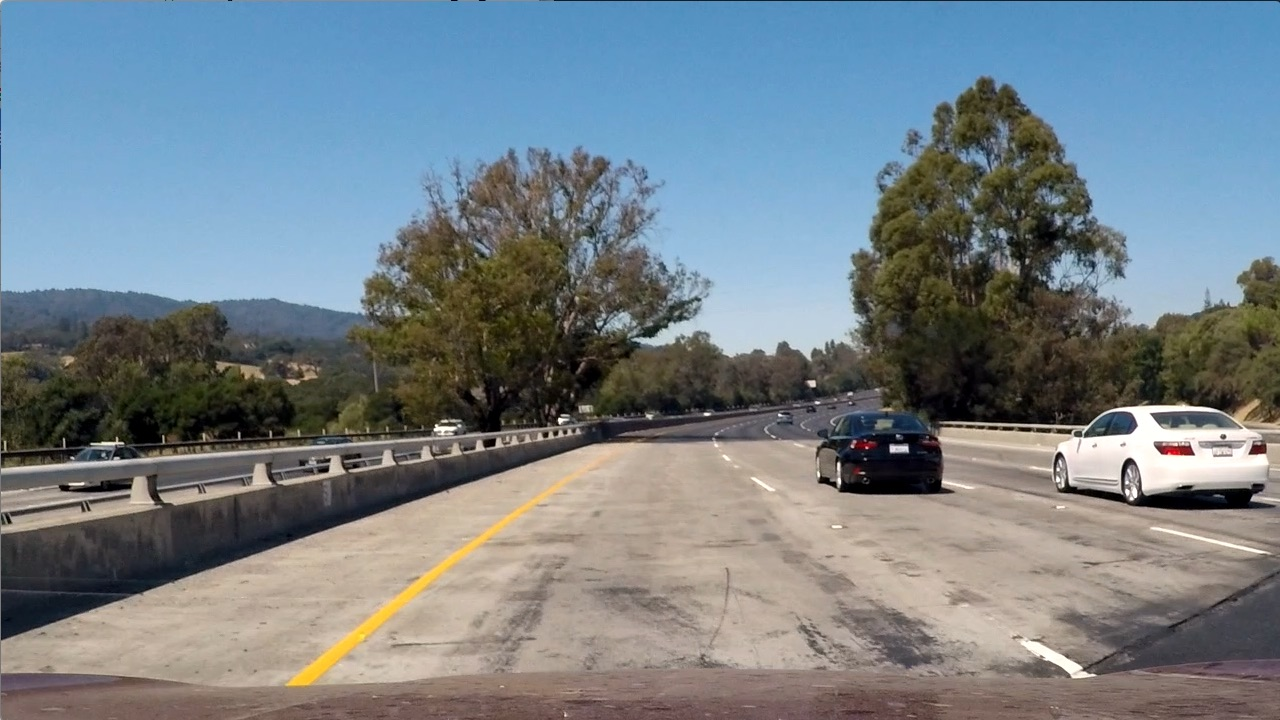
#> input picture test_images/test1.jpg, 1280 x 720 px
$ jupyter execute --allow-errors P05.ipynb   (shell and % lines are left out)   (older library calls are emulated)
#> lines starting #> are read from the running program, lines starting #| are printed output that depends on the picture
[cell 1]
import matplotlib.image as mpimg
import matplotlib.pyplot as plt
import numpy as np
import cv2
import glob
import time
from sklearn.svm import LinearSVC
from sklearn.preprocessing import StandardScaler
from skimage.feature import hog
# NOTE: the next import is only valid for scikit-learn version <= 0.17
# for scikit-learn >= 0.18 use:
# from sklearn.model_selection import train_test_split
from sklearn.cross_validation import train_test_split

[cell 2]
# Read in cars and notcars
images = glob.glob('*.jpeg')
cars = []
notcars = []
for image in images:
    if 'image' in image or 'extra' in image:
        notcars.append(image)
    else:
        cars.append(image)

[cell 3]
image = mpimg.imread('test_images/test1.jpg')
#> image is the input picture: shape (720, 1280, 3); mean R, G, B 117.5, 128.7, 135.5

[cell 4]
# [20 lines left out: function bin_spatial, not called in this run]

def extract_features(imgs, color_space='RGB', spatial_size=(32, 32),
                        hist_bins=32, orient=9,
                        pix_per_cell=8, cell_per_block=2, hog_channel=0,
                        spatial_feat=True, hist_feat=True, hog_feat=True):
    # Create a list to append feature vectors to
    features = []
    # Iterate through the list of images
    for file_p in imgs:
        file_features = []
        image = cv2.imread(file_p) # Read in each imageone by one
        # apply color conversion if other than 'RGB'
        if color_space != 'RGB':
            if color_space == 'HSV':
                feature_image = cv2.cvtColor(image, cv2.COLOR_RGB2HSV)
            elif color_space == 'LUV':
                feature_image = cv2.cvtColor(image, cv2.COLOR_RGB2LUV)
            elif color_space == 'HLS':
                feature_image = cv2.cvtColor(image, cv2.COLOR_RGB2HLS)
            elif color_space == 'YUV':
                feature_image = cv2.cvtColor(image, cv2.COLOR_RGB2YUV)
            elif color_space == 'YCrCb':
                feature_image = cv2.cvtColor(image, cv2.COLOR_RGB2YCrCb)
        else: feature_image = np.copy(image)
        file_features = img_features(feature_image, spatial_feat, hist_feat, hog_feat, hist_bins, orient,
                        pix_per_cell, cell_per_block, hog_channel)
        features.append(np.concatenate(file_features))
#        feature_image=cv2.flip(feature_image,1) # Augment the dataset with flipped images
#        file_features = img_features(feature_image, spatial_feat, hist_feat, hog_feat, hist_bins, orient,
#                        pix_per_cell, cell_per_block, hog_channel)
#        features.append(np.concatenate(file_features))
    return features # Return list of feature vectors

# [12 lines left out: function get_hog_features, not called in this run]

def draw_boxes(img, bboxes, color=(0, 0, 255), thick=6):
    # make a copy of the image
    draw_img = np.copy(img)
    # draw each bounding box on your image copy using cv2.rectangle()
    for box in bboxes:
        cv2.rectangle(draw_img, box[0], box[1], color, thick)
    # return the image copy with boxes drawn
    return draw_img # Change this line to return image copy with boxes

[cell 5]
# Define a function that takes an image,
# start and stop positions in both x and y,
# window size (x and y dimensions),
# and overlap fraction (for both x and y)
def slide_window(img, x_start_stop=[None, None], y_start_stop=[None, None],
                    xy_window=(64, 64), xy_overlap=(0.5, 0.5)):
    # If x and/or y start/stop positions not defined, set to image size
#> called with xy_window = (128, 128), xy_overlap = (0.5, 0.5)
    if x_start_stop[0] == None:
        x_start_stop[0] = 0
    if x_start_stop[1] == None:
        x_start_stop[1] = img.shape[1]
    if y_start_stop[0] == None:
        y_start_stop[0] = 0
    if y_start_stop[1] == None:
        y_start_stop[1] = img.shape[0]
    # Compute the span of the region to be searched
    x_span = x_start_stop[1] - x_start_stop[0]
#> x_span = 1280
    y_span = y_start_stop[1] - y_start_stop[0]
#> y_span = 720
    # Compute the number of pixels per step in x/y
    nx_pix_per_step = np.int(xy_window[0]*(1 - xy_overlap[0]))
    ny_pix_per_step = np.int(xy_window[1]*(1 - xy_overlap[1]))
    # Compute the number of windows in x/y
    nx_buffer = np.int(xy_window[0]*(xy_overlap[0]))
    ny_buffer = np.int(xy_window[1]*(xy_overlap[1]))
    x_windows = np.int((x_span - nx_buffer) / nx_pix_per_step)
#> x_windows = 19
    y_windows = np.int((y_span - ny_buffer) / ny_pix_per_step)
#> y_windows = 10
    # Initialize a list to append window positions to
    window_list = []
    # Loop through finding x and y window positions
    for y in range(y_windows):
        for x in range(x_windows):
            start_x = nx_pix_per_step * x + x_start_stop[0]
            end_x = start_x + xy_window[0]
            start_y = ny_pix_per_step * y + y_start_stop[0]
            end_y = start_y + xy_window[1]
    #     Note: you could vectorize this step, but in practice
    #     you'll be considering windows one by one with your
    #     classifier, so looping makes sense
        # Calculate each window position
        # Append window position to list
            window_list.append(((start_x, start_y), (end_x, end_y)))
    # Return the list of windows
    return window_list

windows = slide_window(image, x_start_stop=[None, None], y_start_stop=[None, None],
                    xy_window=(128, 128), xy_overlap=(0.5, 0.5))
#> windows = 190 items

window_img = draw_boxes(image, windows, color=(0, 0, 255), thick=6)
#> the loop in draw_boxes, `for box in bboxes:` made 190 passes
#> box on passes 1 to 3: ((0, 0), (128, 128)), ((64, 0), (192, 128)), ((128, 0), (256, 128))
#> after the loop in draw_boxes, `for box in bboxes:`:
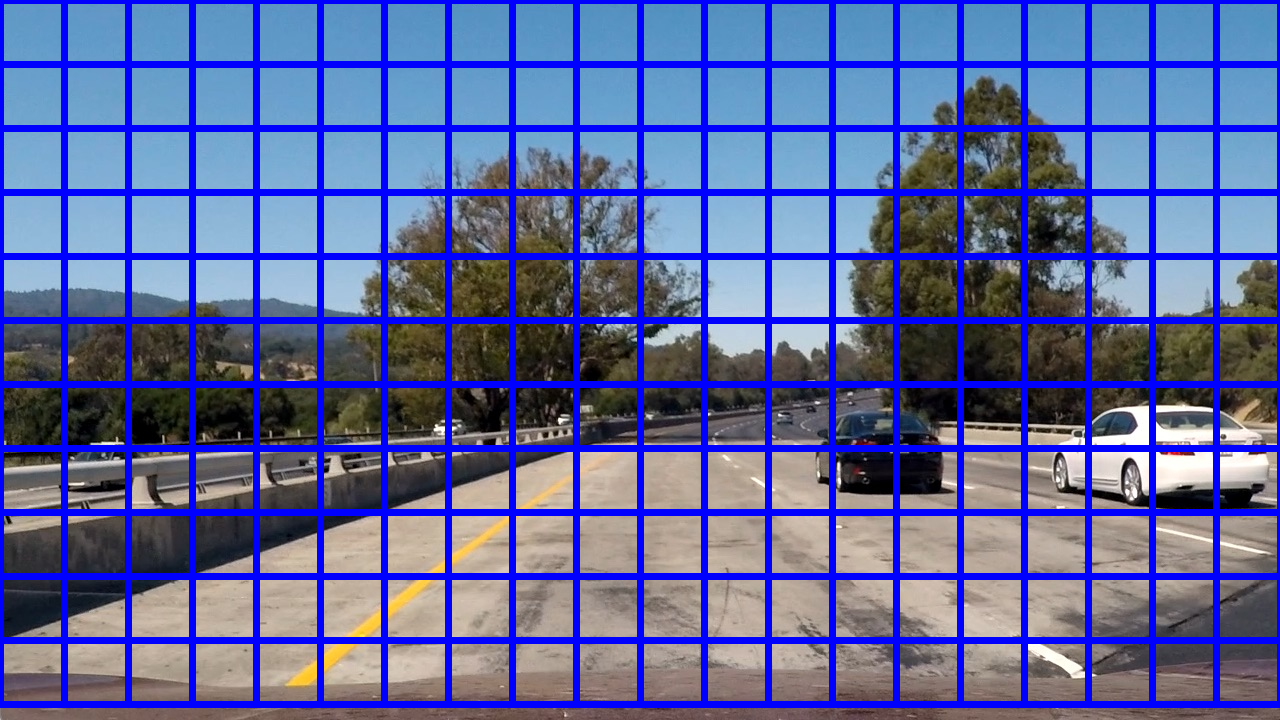
#> draw_img: shape (720, 1280, 3); mean R, G, B 92.9, 101.9, 160.4
plt.imshow(window_img)

[cell 6]
# [77 lines left out: functions single_img_features, search_windows, not called in this run]

[cell 7]
color_space = 'HSV' # Can be RGB, HSV, LUV, HLS, YUV, YCrCb
orient = 12  # HOG orientations
pix_per_cell = 8 # HOG pixels per cell
cell_per_block = 2 # HOG cells per block
hog_channel = 0 # Can be 0, 1, 2, or "ALL"
spatial_size = (16, 16) # Spatial binning dimensions
hist_bins = 32    # Number of histogram bins
spatial_feat = True # Spatial features on or off
hist_feat = True # Histogram features on or off
hog_feat = True # HOG features on or off
y_start_stop = [None, None] # Min and max in y to search in slide_window()

car_features = extract_features(cars, color_space=color_space,
                        spatial_size=spatial_size, hist_bins=hist_bins,
                        orient=orient, pix_per_cell=pix_per_cell,
                        cell_per_block=cell_per_block,
                        hog_channel=hog_channel, spatial_feat=spatial_feat,
                        hist_feat=hist_feat, hog_feat=hog_feat)
notcar_features = extract_features(notcars, color_space=color_space,
                        spatial_size=spatial_size, hist_bins=hist_bins,
                        orient=orient, pix_per_cell=pix_per_cell,
                        cell_per_block=cell_per_block,
                        hog_channel=hog_channel, spatial_feat=spatial_feat,
                        hist_feat=hist_feat, hog_feat=hog_feat)

$ run again, with test_images/test2.jpg copied over test_images/test1.jpg
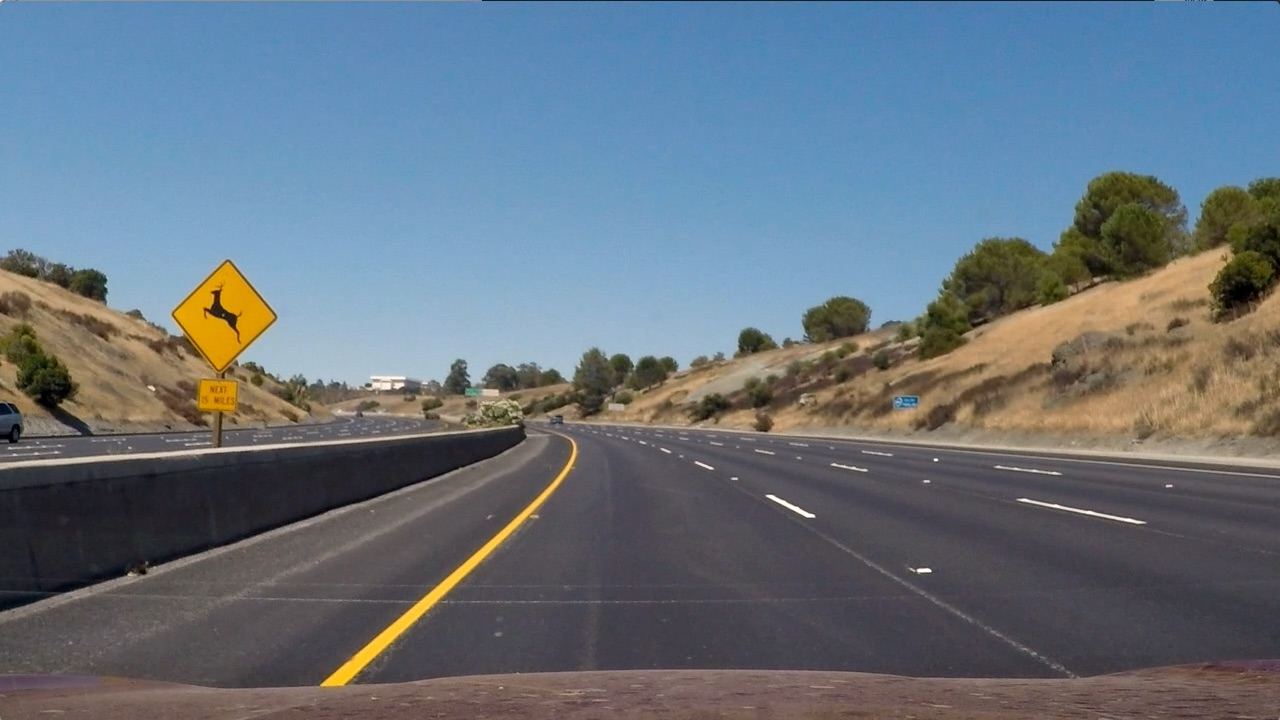
#> input picture test_images/test2.jpg, 1280 x 720 px
#> image is the input picture: shape (720, 1280, 3); mean R, G, B 102.8, 114.6, 125.5
#> windows = 190 items
#> the loop in draw_boxes, `for box in bboxes:` made 190 passes
#> box on passes 1 to 3: ((0, 0), (128, 128)), ((64, 0), (192, 128)), ((128, 0), (256, 128))
#> after the loop in draw_boxes, `for box in bboxes:`:
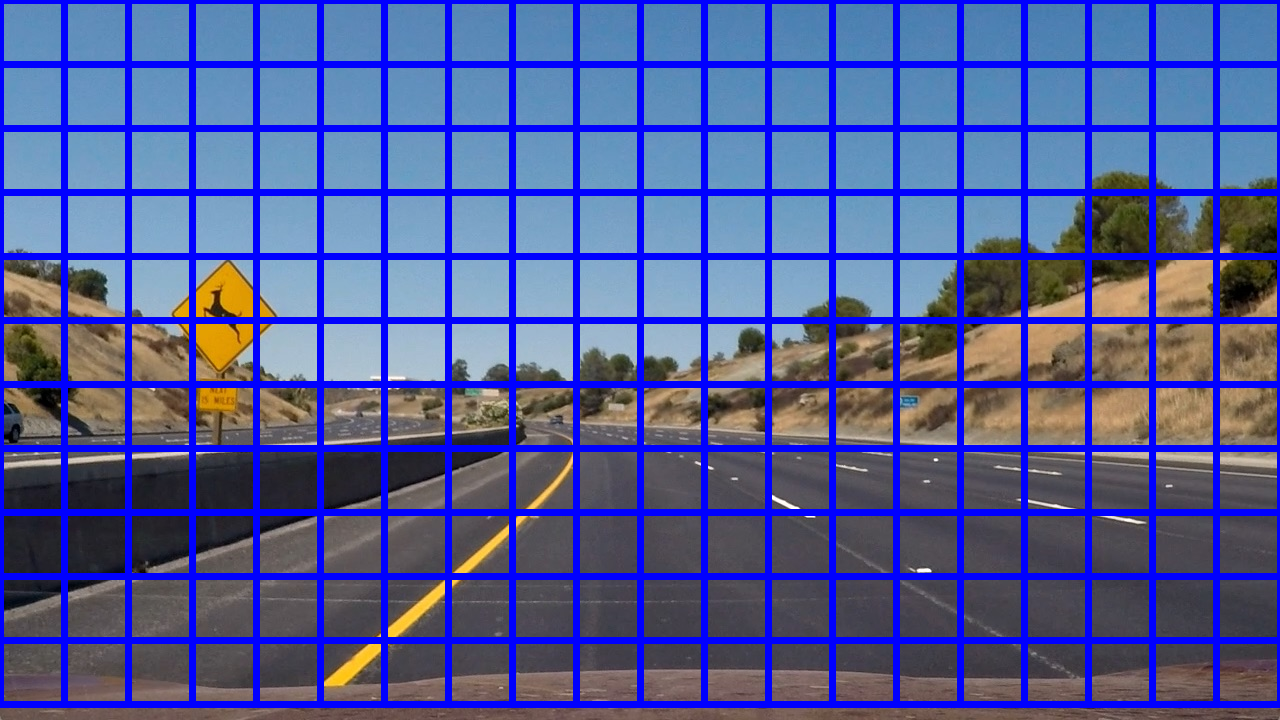
#> draw_img: shape (720, 1280, 3); mean R, G, B 81.5, 90.9, 152.5

$ run again, with test_images/test3.jpg copied over test_images/test1.jpg
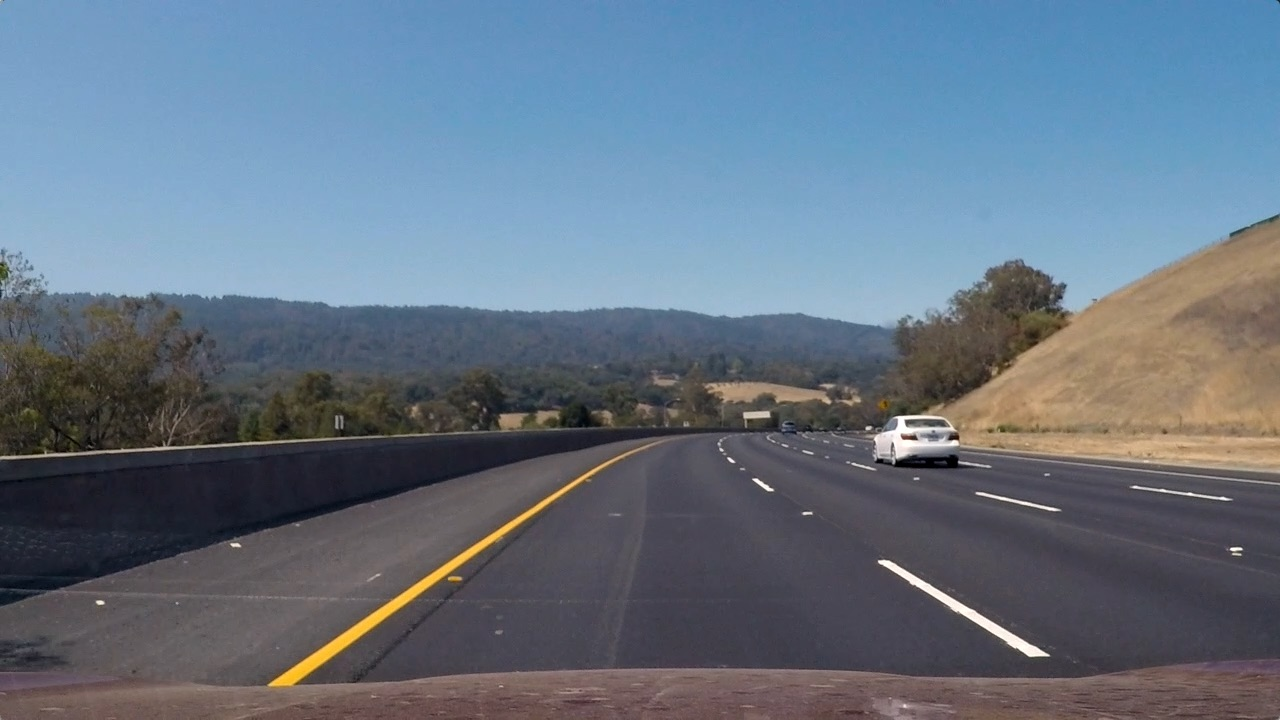
#> input picture test_images/test3.jpg, 1280 x 720 px
#> image is the input picture: shape (720, 1280, 3); mean R, G, B 101.1, 115.3, 130.7
#> windows = 190 items
#> the loop in draw_boxes, `for box in bboxes:` made 190 passes
#> box on passes 1 to 3: ((0, 0), (128, 128)), ((64, 0), (192, 128)), ((128, 0), (256, 128))
#> after the loop in draw_boxes, `for box in bboxes:`:
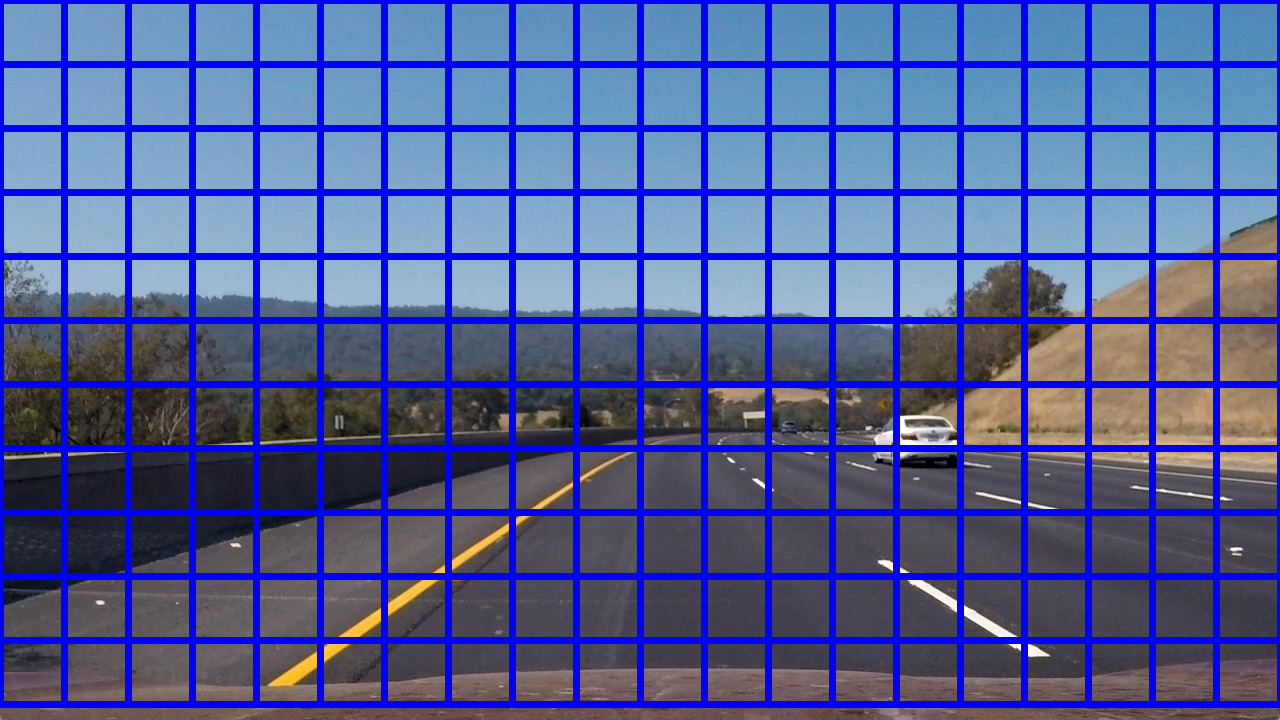
#> draw_img: shape (720, 1280, 3); mean R, G, B 80, 91.4, 156.5

$ run again, with test_images/test4.jpg copied over test_images/test1.jpg
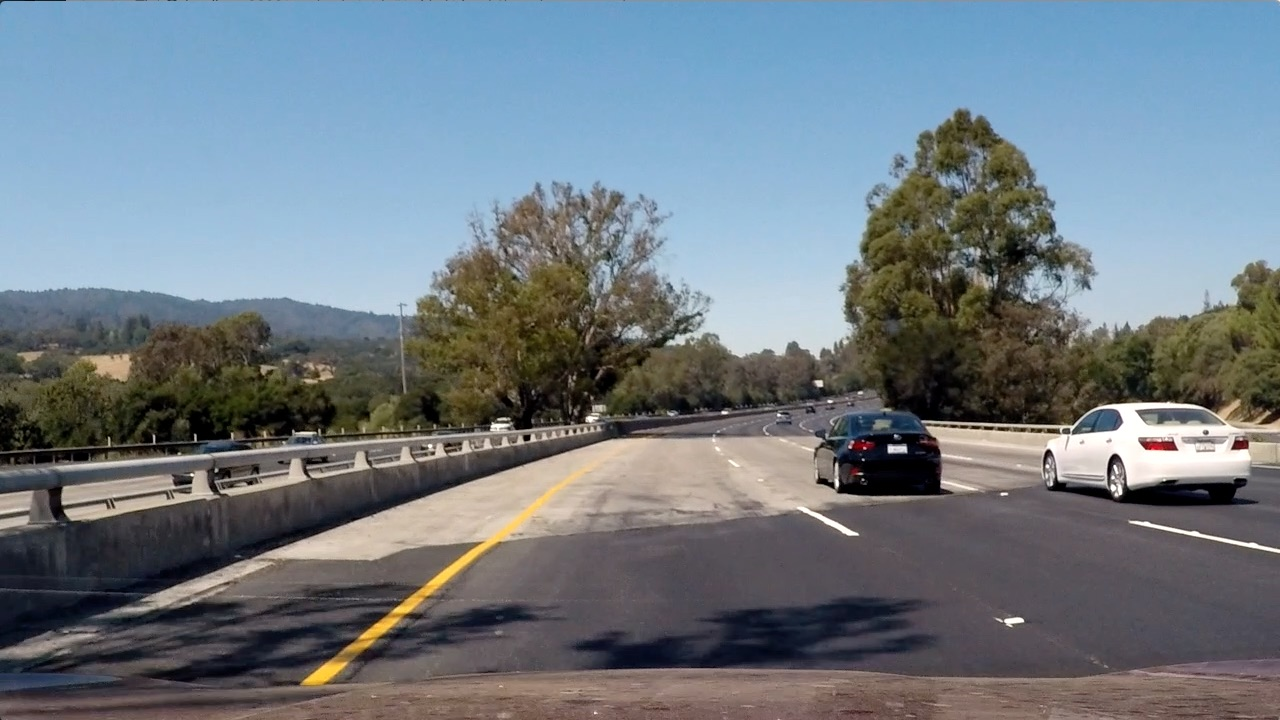
#> input picture test_images/test4.jpg, 1280 x 720 px
#> image is the input picture: shape (720, 1280, 3); mean R, G, B 112.2, 122.7, 130.9
#> windows = 190 items
#> the loop in draw_boxes, `for box in bboxes:` made 190 passes
#> box on passes 1 to 3: ((0, 0), (128, 128)), ((64, 0), (192, 128)), ((128, 0), (256, 128))
#> after the loop in draw_boxes, `for box in bboxes:`:
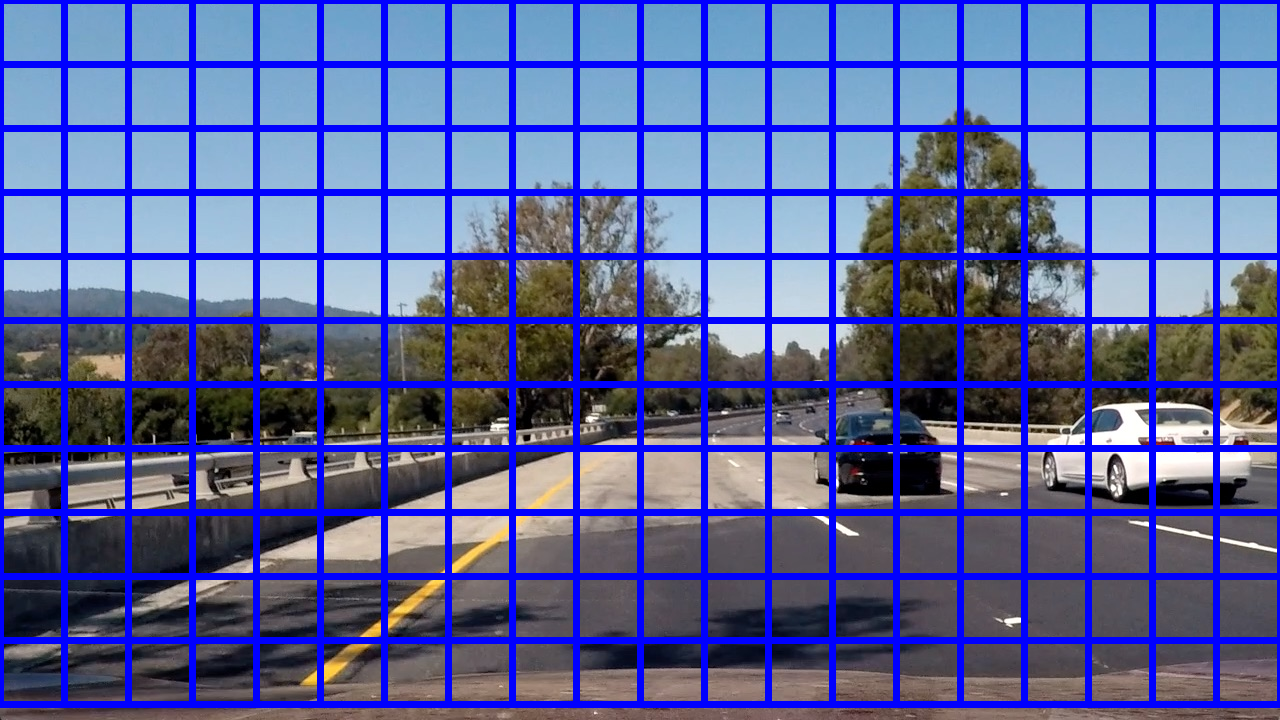
#> draw_img: shape (720, 1280, 3); mean R, G, B 88.7, 97.2, 156.7
